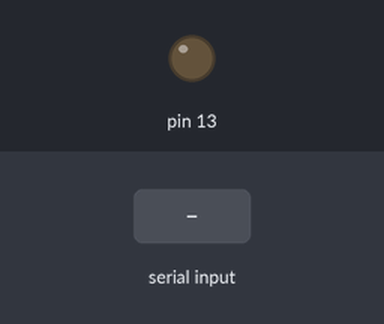
A sketch run on a simulated Arduino Uno, built with avr-gcc and run on an emulated ATmega328P. Shown: output pins drawn as LEDs (lit = HIGH). The test bench sets the inputs (shaded band).

Above: at 2.2 s.
2.3 s: "1" received over the second serial link
At 4.2 s:
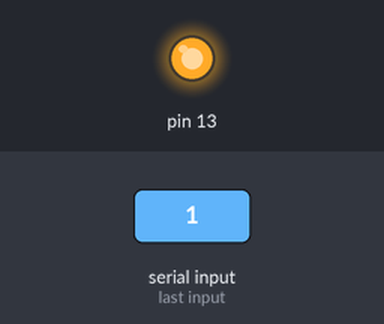
Timing chart, 0 to 5.7 s (numbered marks = the images above; inputs shaded):
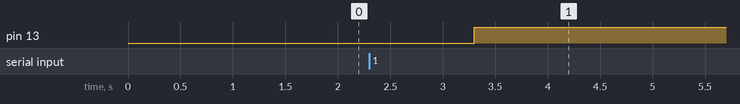

The sketch:

P_bluetooth.ino
```cpp
#include <SoftwareSerial.h>

SoftwareSerial modulo(2,3);

void setup() {

  modulo.begin(9600);

  delay(1000);

  pinMode(13,OUTPUT);
  digitalWrite(13,LOW);
}

void loop(){
  String cadena = modulo.readString();
  if(cadena == "1"){
    digitalWrite(13,!digitalRead(13));
  }
}
```

Measured:
- after the input at 2.3 s, pin 13: LOW → HIGH after 1.0 s
